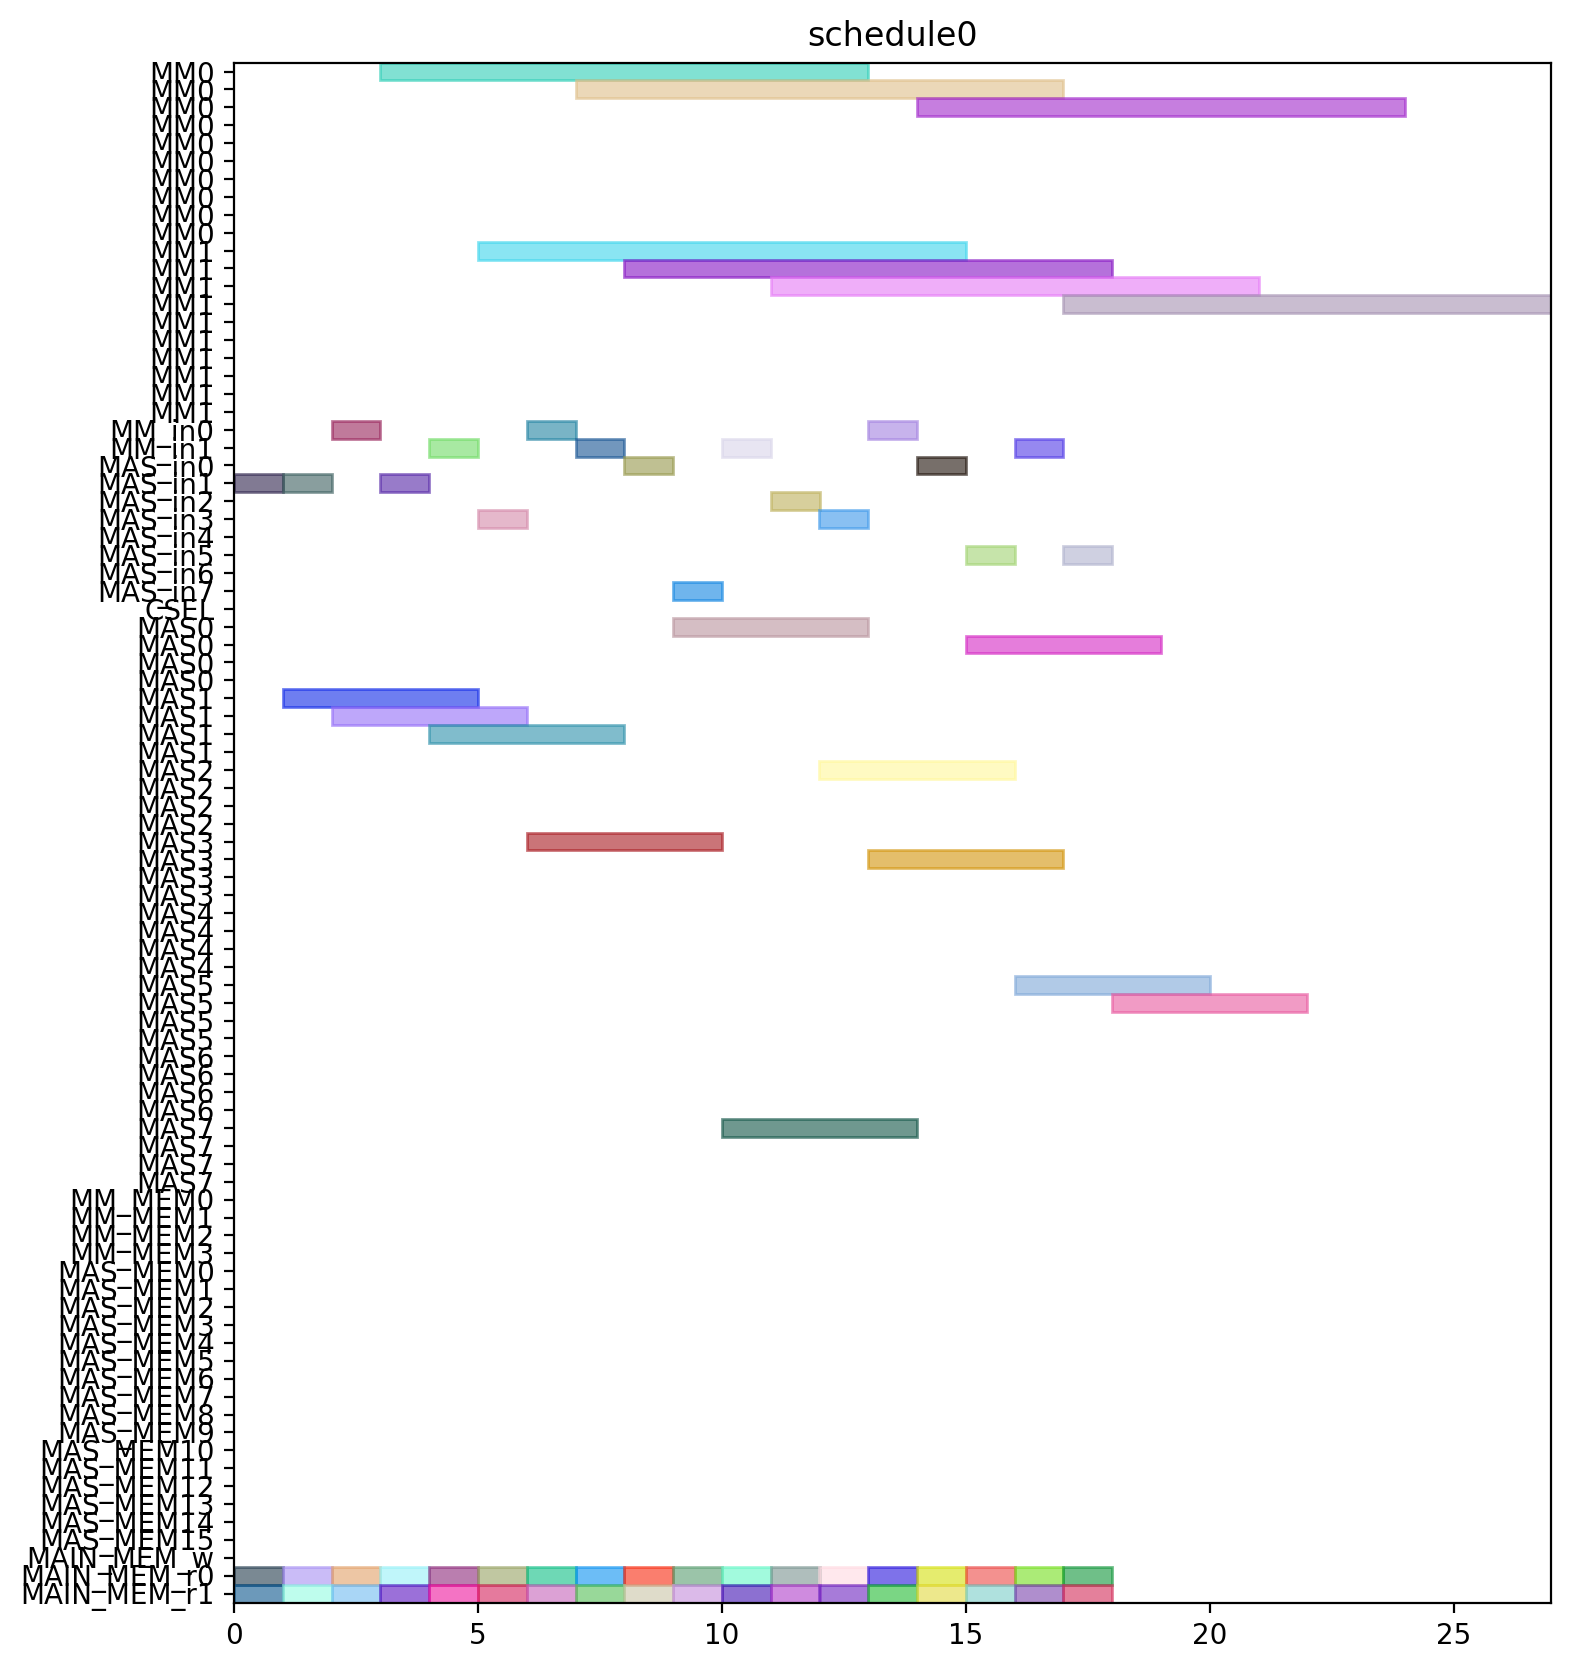

Recreate this plot in Python.
from pyschedule import Scenario, solvers, plotters, alt


def solve():
	horizon = 120
	S = Scenario("schedule0", horizon=horizon)

	# resource
	MM = S.Resources('MM', num=2, size=10)
	MM_in = S.Resources('MM_in', num=2)
	MAS_in = S.Resources('MAS_in', num=8)
	CSEL = S.Resource('CSEL')
	MAS = S.Resources('MAS', num=8, size=4, periods=range(1, horizon))
	MM_MEM = S.Resources('MM_MEM', num=4)
	MAS_MEM = S.Resources('MAS_MEM', num=16)
	MAIN_MEM_w = S.Resource('MAIN_MEM_w', size=1)
	MAIN_MEM_r = S.Resources('MAIN_MEM_r', num=2)

	# result of previous scheduling

	# new tasks
	t0_t0 = S.Task('t0_t0', length=4, delay_cost=1)
	t0_t0 += alt(MAS)
	t0_t0_in = S.Task('t0_t0_in', length=1, delay_cost=1)
	t0_t0_in += alt(MAS_in)
	S += t0_t0_in*MAS_in[0]<=t0_t0*MAS[0]

	S += t0_t0_in*MAS_in[1]<=t0_t0*MAS[1]

	S += t0_t0_in*MAS_in[2]<=t0_t0*MAS[2]

	S += t0_t0_in*MAS_in[3]<=t0_t0*MAS[3]

	S += t0_t0_in*MAS_in[4]<=t0_t0*MAS[4]

	S += t0_t0_in*MAS_in[5]<=t0_t0*MAS[5]

	S += t0_t0_in*MAS_in[6]<=t0_t0*MAS[6]

	S += t0_t0_in*MAS_in[7]<=t0_t0*MAS[7]

	t0_t0_mem0 = S.Task('t0_t0_mem0', length=1, delay_cost=1)
	t0_t0_mem0 += MAIN_MEM_r[0]
	S += t0_t0_mem0 <= t0_t0

	t0_t0_mem1 = S.Task('t0_t0_mem1', length=1, delay_cost=1)
	t0_t0_mem1 += MAIN_MEM_r[1]
	S += t0_t0_mem1 <= t0_t0

	t0_t1 = S.Task('t0_t1', length=4, delay_cost=1)
	t0_t1 += alt(MAS)
	t0_t1_in = S.Task('t0_t1_in', length=1, delay_cost=1)
	t0_t1_in += alt(MAS_in)
	S += t0_t1_in*MAS_in[0]<=t0_t1*MAS[0]

	S += t0_t1_in*MAS_in[1]<=t0_t1*MAS[1]

	S += t0_t1_in*MAS_in[2]<=t0_t1*MAS[2]

	S += t0_t1_in*MAS_in[3]<=t0_t1*MAS[3]

	S += t0_t1_in*MAS_in[4]<=t0_t1*MAS[4]

	S += t0_t1_in*MAS_in[5]<=t0_t1*MAS[5]

	S += t0_t1_in*MAS_in[6]<=t0_t1*MAS[6]

	S += t0_t1_in*MAS_in[7]<=t0_t1*MAS[7]

	t0_t1_mem0 = S.Task('t0_t1_mem0', length=1, delay_cost=1)
	t0_t1_mem0 += MAIN_MEM_r[0]
	S += t0_t1_mem0 <= t0_t1

	t0_t1_mem1 = S.Task('t0_t1_mem1', length=1, delay_cost=1)
	t0_t1_mem1 += MAIN_MEM_r[1]
	S += t0_t1_mem1 <= t0_t1

	t0_t3 = S.Task('t0_t3', length=10, delay_cost=1)
	t0_t3 += alt(MM)
	t0_t3_in = S.Task('t0_t3_in', length=1, delay_cost=1)
	t0_t3_in += alt(MM_in)
	S += t0_t3_in*MM_in[0]<=t0_t3*MM[0]
	S += t0_t3_in*MM_in[1]<=t0_t3*MM[1]
	t0_t3_mem0 = S.Task('t0_t3_mem0', length=1, delay_cost=1)
	t0_t3_mem0 += MAIN_MEM_r[0]
	S += t0_t3_mem0 <= t0_t3

	t0_t3_mem1 = S.Task('t0_t3_mem1', length=1, delay_cost=1)
	t0_t3_mem1 += MAIN_MEM_r[1]
	S += t0_t3_mem1 <= t0_t3

	t1_t0 = S.Task('t1_t0', length=4, delay_cost=1)
	t1_t0 += alt(MAS)
	t1_t0_in = S.Task('t1_t0_in', length=1, delay_cost=1)
	t1_t0_in += alt(MAS_in)
	S += t1_t0_in*MAS_in[0]<=t1_t0*MAS[0]

	S += t1_t0_in*MAS_in[1]<=t1_t0*MAS[1]

	S += t1_t0_in*MAS_in[2]<=t1_t0*MAS[2]

	S += t1_t0_in*MAS_in[3]<=t1_t0*MAS[3]

	S += t1_t0_in*MAS_in[4]<=t1_t0*MAS[4]

	S += t1_t0_in*MAS_in[5]<=t1_t0*MAS[5]

	S += t1_t0_in*MAS_in[6]<=t1_t0*MAS[6]

	S += t1_t0_in*MAS_in[7]<=t1_t0*MAS[7]

	t1_t0_mem0 = S.Task('t1_t0_mem0', length=1, delay_cost=1)
	t1_t0_mem0 += MAIN_MEM_r[0]
	S += t1_t0_mem0 <= t1_t0

	t1_t0_mem1 = S.Task('t1_t0_mem1', length=1, delay_cost=1)
	t1_t0_mem1 += MAIN_MEM_r[1]
	S += t1_t0_mem1 <= t1_t0

	t1_t1 = S.Task('t1_t1', length=4, delay_cost=1)
	t1_t1 += alt(MAS)
	t1_t1_in = S.Task('t1_t1_in', length=1, delay_cost=1)
	t1_t1_in += alt(MAS_in)
	S += t1_t1_in*MAS_in[0]<=t1_t1*MAS[0]

	S += t1_t1_in*MAS_in[1]<=t1_t1*MAS[1]

	S += t1_t1_in*MAS_in[2]<=t1_t1*MAS[2]

	S += t1_t1_in*MAS_in[3]<=t1_t1*MAS[3]

	S += t1_t1_in*MAS_in[4]<=t1_t1*MAS[4]

	S += t1_t1_in*MAS_in[5]<=t1_t1*MAS[5]

	S += t1_t1_in*MAS_in[6]<=t1_t1*MAS[6]

	S += t1_t1_in*MAS_in[7]<=t1_t1*MAS[7]

	t1_t1_mem0 = S.Task('t1_t1_mem0', length=1, delay_cost=1)
	t1_t1_mem0 += MAIN_MEM_r[0]
	S += t1_t1_mem0 <= t1_t1

	t1_t1_mem1 = S.Task('t1_t1_mem1', length=1, delay_cost=1)
	t1_t1_mem1 += MAIN_MEM_r[1]
	S += t1_t1_mem1 <= t1_t1

	t1_t3 = S.Task('t1_t3', length=10, delay_cost=1)
	t1_t3 += alt(MM)
	t1_t3_in = S.Task('t1_t3_in', length=1, delay_cost=1)
	t1_t3_in += alt(MM_in)
	S += t1_t3_in*MM_in[0]<=t1_t3*MM[0]
	S += t1_t3_in*MM_in[1]<=t1_t3*MM[1]
	t1_t3_mem0 = S.Task('t1_t3_mem0', length=1, delay_cost=1)
	t1_t3_mem0 += MAIN_MEM_r[0]
	S += t1_t3_mem0 <= t1_t3

	t1_t3_mem1 = S.Task('t1_t3_mem1', length=1, delay_cost=1)
	t1_t3_mem1 += MAIN_MEM_r[1]
	S += t1_t3_mem1 <= t1_t3

	t2_t2 = S.Task('t2_t2', length=4, delay_cost=1)
	t2_t2 += alt(MAS)
	t2_t2_in = S.Task('t2_t2_in', length=1, delay_cost=1)
	t2_t2_in += alt(MAS_in)
	S += t2_t2_in*MAS_in[0]<=t2_t2*MAS[0]

	S += t2_t2_in*MAS_in[1]<=t2_t2*MAS[1]

	S += t2_t2_in*MAS_in[2]<=t2_t2*MAS[2]

	S += t2_t2_in*MAS_in[3]<=t2_t2*MAS[3]

	S += t2_t2_in*MAS_in[4]<=t2_t2*MAS[4]

	S += t2_t2_in*MAS_in[5]<=t2_t2*MAS[5]

	S += t2_t2_in*MAS_in[6]<=t2_t2*MAS[6]

	S += t2_t2_in*MAS_in[7]<=t2_t2*MAS[7]

	t2_t2_mem0 = S.Task('t2_t2_mem0', length=1, delay_cost=1)
	t2_t2_mem0 += MAIN_MEM_r[0]
	S += t2_t2_mem0 <= t2_t2

	t2_t2_mem1 = S.Task('t2_t2_mem1', length=1, delay_cost=1)
	t2_t2_mem1 += MAIN_MEM_r[1]
	S += t2_t2_mem1 <= t2_t2

	t5_t0 = S.Task('t5_t0', length=10, delay_cost=1)
	t5_t0 += alt(MM)
	t5_t0_in = S.Task('t5_t0_in', length=1, delay_cost=1)
	t5_t0_in += alt(MM_in)
	S += t5_t0_in*MM_in[0]<=t5_t0*MM[0]
	S += t5_t0_in*MM_in[1]<=t5_t0*MM[1]
	t5_t0_mem0 = S.Task('t5_t0_mem0', length=1, delay_cost=1)
	t5_t0_mem0 += MAIN_MEM_r[0]
	S += t5_t0_mem0 <= t5_t0

	t5_t0_mem1 = S.Task('t5_t0_mem1', length=1, delay_cost=1)
	t5_t0_mem1 += MAIN_MEM_r[1]
	S += t5_t0_mem1 <= t5_t0

	t5_t1 = S.Task('t5_t1', length=10, delay_cost=1)
	t5_t1 += alt(MM)
	t5_t1_in = S.Task('t5_t1_in', length=1, delay_cost=1)
	t5_t1_in += alt(MM_in)
	S += t5_t1_in*MM_in[0]<=t5_t1*MM[0]
	S += t5_t1_in*MM_in[1]<=t5_t1*MM[1]
	t5_t1_mem0 = S.Task('t5_t1_mem0', length=1, delay_cost=1)
	t5_t1_mem0 += MAIN_MEM_r[0]
	S += t5_t1_mem0 <= t5_t1

	t5_t1_mem1 = S.Task('t5_t1_mem1', length=1, delay_cost=1)
	t5_t1_mem1 += MAIN_MEM_r[1]
	S += t5_t1_mem1 <= t5_t1

	t5_t2 = S.Task('t5_t2', length=4, delay_cost=1)
	t5_t2 += alt(MAS)
	t5_t2_in = S.Task('t5_t2_in', length=1, delay_cost=1)
	t5_t2_in += alt(MAS_in)
	S += t5_t2_in*MAS_in[0]<=t5_t2*MAS[0]

	S += t5_t2_in*MAS_in[1]<=t5_t2*MAS[1]

	S += t5_t2_in*MAS_in[2]<=t5_t2*MAS[2]

	S += t5_t2_in*MAS_in[3]<=t5_t2*MAS[3]

	S += t5_t2_in*MAS_in[4]<=t5_t2*MAS[4]

	S += t5_t2_in*MAS_in[5]<=t5_t2*MAS[5]

	S += t5_t2_in*MAS_in[6]<=t5_t2*MAS[6]

	S += t5_t2_in*MAS_in[7]<=t5_t2*MAS[7]

	t5_t2_mem0 = S.Task('t5_t2_mem0', length=1, delay_cost=1)
	t5_t2_mem0 += MAIN_MEM_r[0]
	S += t5_t2_mem0 <= t5_t2

	t5_t2_mem1 = S.Task('t5_t2_mem1', length=1, delay_cost=1)
	t5_t2_mem1 += MAIN_MEM_r[1]
	S += t5_t2_mem1 <= t5_t2

	t5_t3 = S.Task('t5_t3', length=4, delay_cost=1)
	t5_t3 += alt(MAS)
	t5_t3_in = S.Task('t5_t3_in', length=1, delay_cost=1)
	t5_t3_in += alt(MAS_in)
	S += t5_t3_in*MAS_in[0]<=t5_t3*MAS[0]

	S += t5_t3_in*MAS_in[1]<=t5_t3*MAS[1]

	S += t5_t3_in*MAS_in[2]<=t5_t3*MAS[2]

	S += t5_t3_in*MAS_in[3]<=t5_t3*MAS[3]

	S += t5_t3_in*MAS_in[4]<=t5_t3*MAS[4]

	S += t5_t3_in*MAS_in[5]<=t5_t3*MAS[5]

	S += t5_t3_in*MAS_in[6]<=t5_t3*MAS[6]

	S += t5_t3_in*MAS_in[7]<=t5_t3*MAS[7]

	t5_t3_mem0 = S.Task('t5_t3_mem0', length=1, delay_cost=1)
	t5_t3_mem0 += MAIN_MEM_r[0]
	S += t5_t3_mem0 <= t5_t3

	t5_t3_mem1 = S.Task('t5_t3_mem1', length=1, delay_cost=1)
	t5_t3_mem1 += MAIN_MEM_r[1]
	S += t5_t3_mem1 <= t5_t3

	t7_t0 = S.Task('t7_t0', length=4, delay_cost=1)
	t7_t0 += alt(MAS)
	t7_t0_in = S.Task('t7_t0_in', length=1, delay_cost=1)
	t7_t0_in += alt(MAS_in)
	S += t7_t0_in*MAS_in[0]<=t7_t0*MAS[0]

	S += t7_t0_in*MAS_in[1]<=t7_t0*MAS[1]

	S += t7_t0_in*MAS_in[2]<=t7_t0*MAS[2]

	S += t7_t0_in*MAS_in[3]<=t7_t0*MAS[3]

	S += t7_t0_in*MAS_in[4]<=t7_t0*MAS[4]

	S += t7_t0_in*MAS_in[5]<=t7_t0*MAS[5]

	S += t7_t0_in*MAS_in[6]<=t7_t0*MAS[6]

	S += t7_t0_in*MAS_in[7]<=t7_t0*MAS[7]

	t7_t0_mem0 = S.Task('t7_t0_mem0', length=1, delay_cost=1)
	t7_t0_mem0 += MAIN_MEM_r[0]
	S += t7_t0_mem0 <= t7_t0

	t7_t0_mem1 = S.Task('t7_t0_mem1', length=1, delay_cost=1)
	t7_t0_mem1 += MAIN_MEM_r[1]
	S += t7_t0_mem1 <= t7_t0

	t7_t1 = S.Task('t7_t1', length=4, delay_cost=1)
	t7_t1 += alt(MAS)
	t7_t1_in = S.Task('t7_t1_in', length=1, delay_cost=1)
	t7_t1_in += alt(MAS_in)
	S += t7_t1_in*MAS_in[0]<=t7_t1*MAS[0]

	S += t7_t1_in*MAS_in[1]<=t7_t1*MAS[1]

	S += t7_t1_in*MAS_in[2]<=t7_t1*MAS[2]

	S += t7_t1_in*MAS_in[3]<=t7_t1*MAS[3]

	S += t7_t1_in*MAS_in[4]<=t7_t1*MAS[4]

	S += t7_t1_in*MAS_in[5]<=t7_t1*MAS[5]

	S += t7_t1_in*MAS_in[6]<=t7_t1*MAS[6]

	S += t7_t1_in*MAS_in[7]<=t7_t1*MAS[7]

	t7_t1_mem0 = S.Task('t7_t1_mem0', length=1, delay_cost=1)
	t7_t1_mem0 += MAIN_MEM_r[0]
	S += t7_t1_mem0 <= t7_t1

	t7_t1_mem1 = S.Task('t7_t1_mem1', length=1, delay_cost=1)
	t7_t1_mem1 += MAIN_MEM_r[1]
	S += t7_t1_mem1 <= t7_t1

	t7_t3 = S.Task('t7_t3', length=10, delay_cost=1)
	t7_t3 += alt(MM)
	t7_t3_in = S.Task('t7_t3_in', length=1, delay_cost=1)
	t7_t3_in += alt(MM_in)
	S += t7_t3_in*MM_in[0]<=t7_t3*MM[0]
	S += t7_t3_in*MM_in[1]<=t7_t3*MM[1]
	t7_t3_mem0 = S.Task('t7_t3_mem0', length=1, delay_cost=1)
	t7_t3_mem0 += MAIN_MEM_r[0]
	S += t7_t3_mem0 <= t7_t3

	t7_t3_mem1 = S.Task('t7_t3_mem1', length=1, delay_cost=1)
	t7_t3_mem1 += MAIN_MEM_r[1]
	S += t7_t3_mem1 <= t7_t3

	t10_t0 = S.Task('t10_t0', length=10, delay_cost=1)
	t10_t0 += alt(MM)
	t10_t0_in = S.Task('t10_t0_in', length=1, delay_cost=1)
	t10_t0_in += alt(MM_in)
	S += t10_t0_in*MM_in[0]<=t10_t0*MM[0]
	S += t10_t0_in*MM_in[1]<=t10_t0*MM[1]
	t10_t0_mem0 = S.Task('t10_t0_mem0', length=1, delay_cost=1)
	t10_t0_mem0 += MAIN_MEM_r[0]
	S += t10_t0_mem0 <= t10_t0

	t10_t0_mem1 = S.Task('t10_t0_mem1', length=1, delay_cost=1)
	t10_t0_mem1 += MAIN_MEM_r[1]
	S += t10_t0_mem1 <= t10_t0

	t10_t1 = S.Task('t10_t1', length=10, delay_cost=1)
	t10_t1 += alt(MM)
	t10_t1_in = S.Task('t10_t1_in', length=1, delay_cost=1)
	t10_t1_in += alt(MM_in)
	S += t10_t1_in*MM_in[0]<=t10_t1*MM[0]
	S += t10_t1_in*MM_in[1]<=t10_t1*MM[1]
	t10_t1_mem0 = S.Task('t10_t1_mem0', length=1, delay_cost=1)
	t10_t1_mem0 += MAIN_MEM_r[0]
	S += t10_t1_mem0 <= t10_t1

	t10_t1_mem1 = S.Task('t10_t1_mem1', length=1, delay_cost=1)
	t10_t1_mem1 += MAIN_MEM_r[1]
	S += t10_t1_mem1 <= t10_t1

	t10_t2 = S.Task('t10_t2', length=4, delay_cost=1)
	t10_t2 += alt(MAS)
	t10_t2_in = S.Task('t10_t2_in', length=1, delay_cost=1)
	t10_t2_in += alt(MAS_in)
	S += t10_t2_in*MAS_in[0]<=t10_t2*MAS[0]

	S += t10_t2_in*MAS_in[1]<=t10_t2*MAS[1]

	S += t10_t2_in*MAS_in[2]<=t10_t2*MAS[2]

	S += t10_t2_in*MAS_in[3]<=t10_t2*MAS[3]

	S += t10_t2_in*MAS_in[4]<=t10_t2*MAS[4]

	S += t10_t2_in*MAS_in[5]<=t10_t2*MAS[5]

	S += t10_t2_in*MAS_in[6]<=t10_t2*MAS[6]

	S += t10_t2_in*MAS_in[7]<=t10_t2*MAS[7]

	t10_t2_mem0 = S.Task('t10_t2_mem0', length=1, delay_cost=1)
	t10_t2_mem0 += MAIN_MEM_r[0]
	S += t10_t2_mem0 <= t10_t2

	t10_t2_mem1 = S.Task('t10_t2_mem1', length=1, delay_cost=1)
	t10_t2_mem1 += MAIN_MEM_r[1]
	S += t10_t2_mem1 <= t10_t2

	t10_t3 = S.Task('t10_t3', length=4, delay_cost=1)
	t10_t3 += alt(MAS)
	t10_t3_in = S.Task('t10_t3_in', length=1, delay_cost=1)
	t10_t3_in += alt(MAS_in)
	S += t10_t3_in*MAS_in[0]<=t10_t3*MAS[0]

	S += t10_t3_in*MAS_in[1]<=t10_t3*MAS[1]

	S += t10_t3_in*MAS_in[2]<=t10_t3*MAS[2]

	S += t10_t3_in*MAS_in[3]<=t10_t3*MAS[3]

	S += t10_t3_in*MAS_in[4]<=t10_t3*MAS[4]

	S += t10_t3_in*MAS_in[5]<=t10_t3*MAS[5]

	S += t10_t3_in*MAS_in[6]<=t10_t3*MAS[6]

	S += t10_t3_in*MAS_in[7]<=t10_t3*MAS[7]

	t10_t3_mem0 = S.Task('t10_t3_mem0', length=1, delay_cost=1)
	t10_t3_mem0 += MAIN_MEM_r[0]
	S += t10_t3_mem0 <= t10_t3

	t10_t3_mem1 = S.Task('t10_t3_mem1', length=1, delay_cost=1)
	t10_t3_mem1 += MAIN_MEM_r[1]
	S += t10_t3_mem1 <= t10_t3

	solvers.mip.solve(S,msg=1,kind='CPLEX',ratio_gap=1.01)

	solution = [['hoge']*len(S.solution()[1]) for i in range(len(S.solution()))]
	for i in range(len(S.solution())):
		for j in range(len(S.solution()[i])):
			solution[i][j]=str(S.solution()[i][j])
	print(solution)

	cycles = int(solution[-1][3])

	pic_file_name = "/mnt/rose/usr1/fukuda/ABE/multiRAM_multiMAS_16mux/scheduling_result/stage10MM2_stage4MAS8/EP2_DBL_w_EVAL/schedule0.png"
	if(S.solution() != []):
		plotters.matplotlib.plot(S,img_filename=pic_file_name, show_task_labels=False, fig_size=(cycles*0.25+3, 10))

	return solution
